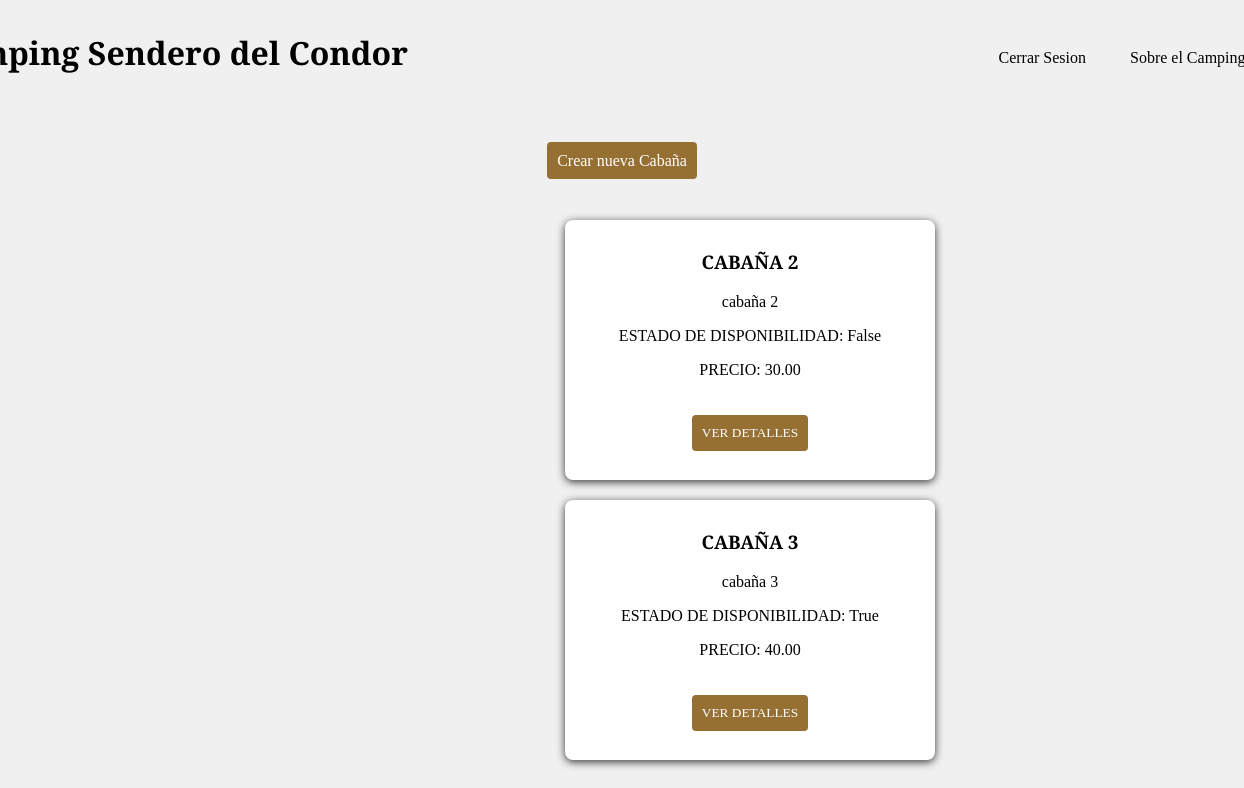
The app's page / (signed in) with its own data.
### cabin/models.py (models this page shows, shortened)
class Cabin(models.Model):
    number = models.IntegerField(verbose_name="Numero de la Cabaña")
    preview = models.TextField(blank=True, null=True, verbose_name="Preview de la Cabaña")
    description = models.TextField(verbose_name="Descripcion de la Cabaña")
    rooms = models.IntegerField(verbose_name="Nro. de Habitaciones")
    bathroom = models.IntegerField(verbose_name="Nro. de Baños")
    dining_room = models.CharField(max_length=20, verbose_name="Comedor")
    kitchen = models.CharField(max_length=20, verbose_name="Cocina")
    availability = models.BooleanField(verbose_name="Disponibilidad de la Cabaña")
    price = models.DecimalField(max_digits=4, decimal_places=2)
    class Meta:
        verbose_name = "cabin"
        verbose_name_plural = "cabins"

### camping/views.py (the view)
# urls.py: path('', main_page, name="home"),
def main_page(request):
    cabins = Cabin.objects.all()
    return render(request, "home/home.html", {
        "cabins": cabins,
        "es_propietario": request.user.is_staff
    })

### camping/context_processors.py (called while the page is built)
def form_processor(request):
    return {"form": Contact()}

### templates/home/home.html (shortened to what this page needs)
{% extends 'home/base.html' %}
{% load static %}

### templates/dashboard/manage_cabin.html (shortened to what this page needs)
{% load static %}
<link rel="stylesheet" href="{% static 'css/style.css' %}">
{% block cabin %}
    <a href="{% url 'cabin:create_cabin' %}" class="cabin-create"> Crear nueva Cabaña </a>
    <section class="cabin-management">
        {% for cabin in cabins %}
            <article class="cabin-manage">
                <h3> CABAÑA {{ cabin.number }} </h3>
                <p> {{ cabin.preview }} </p>
                <p> ESTADO DE DISPONIBILIDAD: {{ cabin.availability }} </p>
                <p> PRECIO: {{ cabin.price }} </p>
                <button class="edit-cabin"> <a href="{% url 'cabin:cabin_edit' cabin.pk %}"> VER DETALLES </a> </button>
            </article>
        {% endfor %}
    </section>
{% endblock %}

### static/css/style.css (style rules this page uses)
.cabin-create { background-color: #966F33; border-radius: 4px; color: white; padding: 10px; text-decoration: none; }
.cabin-management { margin-top: 50px; }
.cabin-manage { background-color: white; border-radius: 8px; box-shadow: 0 2px 8px #343434; margin: 20px; padding: 10px; position: relative; left: 545px; height: 240px; width: 350px; }
.edit-cabin { background-color: #966F33; border-radius: 4px; border: none; margin: 20px; padding: 10px; }
.edit-cabin > a { color: white; text-decoration: none; }
* { font-family: "Ancizar Serif"; }
body { background-color: #F0F0F0; margin: 0; padding: 0; text-align: center; }

### records on screen
Cabin: number "2", preview "cabaña 2", availability "False", price "30.00"
Cabin: number "3", preview "cabaña 3", availability "True", price "40.00"
